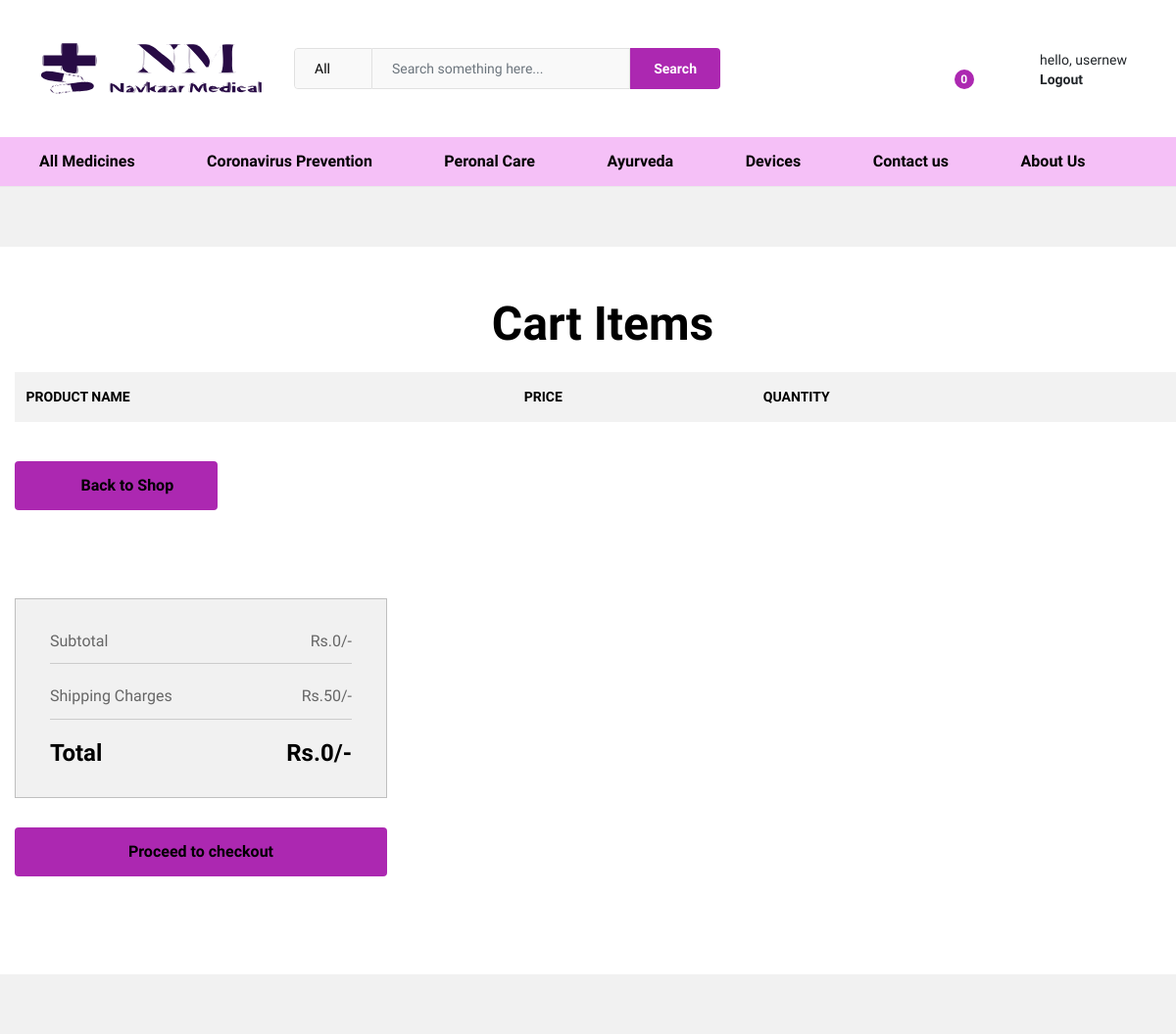
/cart (signed in, upper part), run on an earlier commit of the app's database.
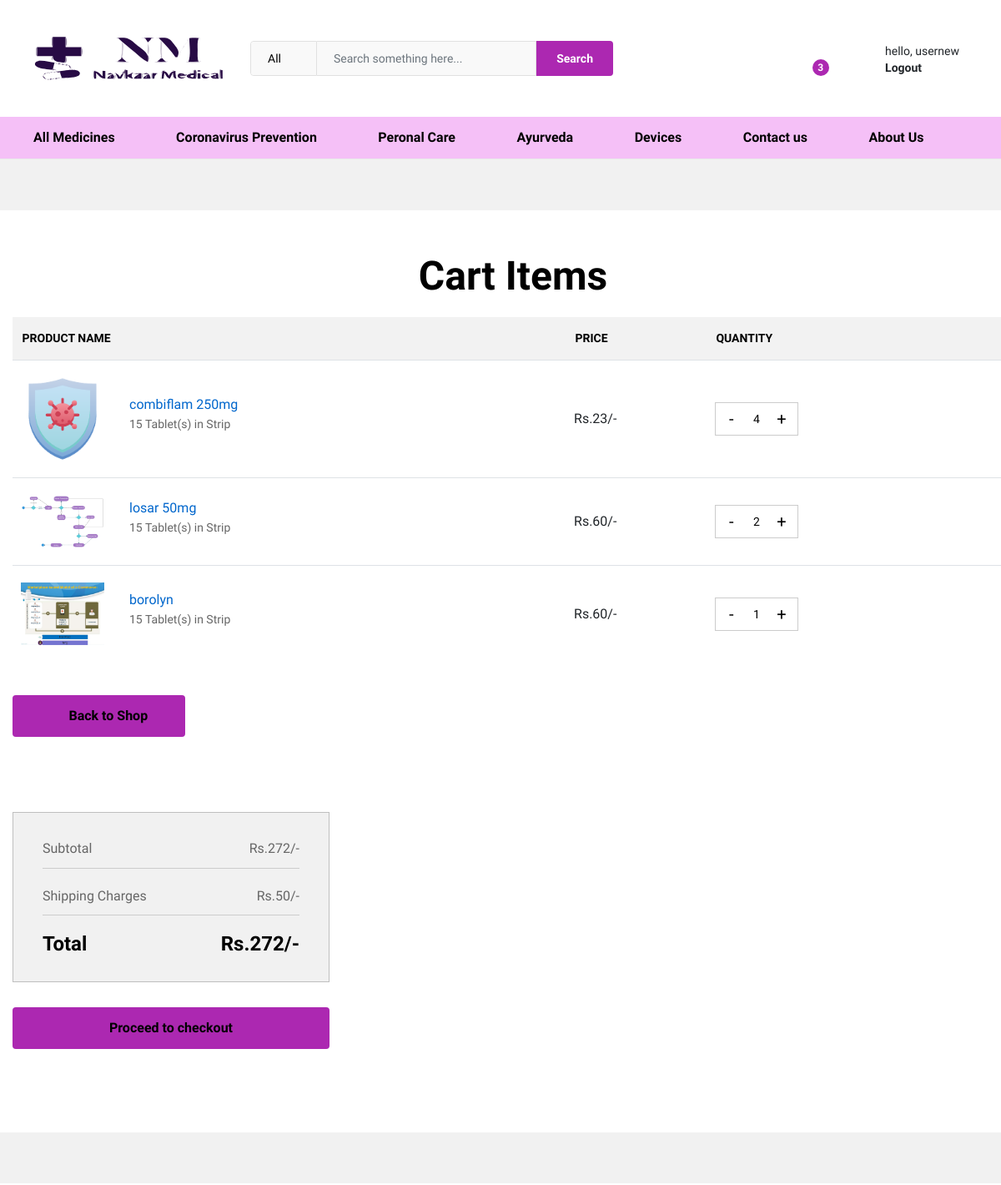
And on a later commit of the database.
### main/models.py (models this page shows, shortened)
class cart(models.Model):
    cus_id=models.ForeignKey(User,on_delete=models.CASCADE)
    product_id=models.ForeignKey(product, on_delete=models.CASCADE)
    quantity = models.IntegerField()
    def __str__(self):
        return self.cus_id.first_name

class product(models.Model):
    medicinename=models.CharField(max_length=40)
    productdescription=models.TextField(default="NULL",null=True)
    keyingr=models.TextField(default="NULL",null=True)
    cat_id=models.ForeignKey(product_category, on_delete=models.CASCADE)
    prescriptiontype = (('T','True'),('F','False'))
    productpic = models.ImageField(null=True,blank=True ,upload_to = 'products')
    prescriptionreq = models.TextField(max_length=50, choices = prescriptiontype ,blank=True)
    mrp=models.IntegerField()
    medquantity=models.IntegerField()
    meduses=models.TextField(max_length=80, null=True, default="NULL")
    safetyinfo=models.TextField(default="NULL",null=True)
    brand=models.CharField(max_length=100,null=True ,default="NULL")
    manufracturer=models.CharField(max_length=100 ,default="NULL", null=True)

### main/views.py (the view)
# urls.py: path("cart",views.cart1, name = 'cart'),
def cart1(request):
    user = request.user
    if user.is_authenticated:
        try:
            c = cart.objects.filter(cus_id = request.user)
        except:
            print("cart query not matched")
            c = None
        print(c)
        amount = 0
        cart_product = [p for p in cart.objects.all() if p.cus_id == request.user]
        for p in cart_product:
            tempamount = (p.quantity*p.product_id.mrp)
            amount+=tempamount
        totalpurchased = len(cart_product)
        data = {
            'totalpurchased':totalpurchased,
            'amount':amount
        }
        data['cart'] = c
        print(data['cart'])
        return render(request,'main/cart.html',data)
    else:
        return redirect('login')

### main/templates/main/cart.html (shortened to what this page needs)
{% extends "main/test.html" %}
{% load static %}
{% block mainblock %}
<div class="ps-breadcrumb">
    <div class="container">
    </div>
</div>
    <div class="ps-section--shopping ps-shopping-cart">
        <div class="container">
            <div class="ps-section__header">
                <h1>Cart Items</h1>
            </div>
            <div class="ps-section__content">
                <div class="table-responsive">
                    <table class="table ps-table--shopping-cart ps-table--responsive">
                        <thead>
                            <tr>
                                <th>Product name</th>
                                <th>PRICE</th>
                                <th>QUANTITY</th>
                                <th></th>
                            </tr>
                        </thead>
                        <tbody>
                            {% for i in cart %}
                            <tr>
                                <td data-label="Product">
                                    <div class="ps-product--cart">
                                        <div class="ps-product__thumbnail"><a href="{% url 'product_details' i.product_id.id %}"><img src="{{ i.product_id.productpic.url }}" alt=""></a></div>
                                        <div class="ps-product__content"><a href="{% url 'product_details' i.product_id.id %}">{{ i.product_id.medicinename }}</a>
                                            <p><strong>15 Tablet(s) in Strip</strong></p>
                                        </div>
                                    </div>
                                </td>
                                <td class="price" data-label="Price">Rs.{{ i.product_id.mrp }}/-</td>
                                <td data-label="Quantity">
                                    <div class="form-group--number">
                                        <button class="up" pid = {{i.product_id.id}}>+</button>
                                        <button class="down" pid = {{i.product_id.id}}>-</button>
                                        <input class="form-control" type="text" placeholder="{{ i.quantity }}" value="{{ i.quantity }}" id = "{{ i.product_id.id }}" name = "hellow">
                                    </div>
                                </td>
                                <td data-label="Actions"><a href="#" class="remove-cart" pid = {{i.product_id.id}}><i class="icon-cross"></i></a></td>
                            </tr>
                            {% endfor %}
                        </tbody>
                    </table>
                </div>
                <div class="ps-section__cart-actions"><a class="ps-btn" href="{% url 'home' %}"><i class="icon-arrow-left"></i> Back to Shop</a></div>
            </div>
            <div class="ps-section__footer">
                <div class="row">
                    <div class="col-xl-4 col-lg-4 col-md-12 col-sm-12 col-12 ">
                        <div class="ps-block--shopping-total">
                            <div class="ps-block__header">
                                <p>Subtotal <span id = "totalpurchased2"> Rs.{{ amount }}/-</span></p>
                            </div>
                            <div class="ps-block__header">
                                <p>Shipping Charges <span id = "totalpurchased2"> Rs.50/-</span></p>
                            </div>
                            <div class="ps-block__content">
                                <h3>Total <span id = "totalpurchased3">Rs.{{ amount }}/-</span></h3>
                            </div>
                        </div><a class="ps-btn ps-btn--fullwidth" href="{% url 'checkout' %}">Proceed to checkout</a>
                    </div>
                </div>
            </div>
        </div>
    </div>
<div class="ps-breadcrumb">
    <div class="container">
    </div>
</div>
{% endblock mainblock %}

### main/templates/main/test.html (shortened to what this page needs)
{% load static %}
<!DOCTYPE html>
<html lang="en">
<head>
    <link rel="stylesheet" href="{% static 'plugins/font-awesome/css/font-awesome.min.css' %}">
    <link rel="stylesheet" href="{% static 'fonts/Linearicons/Linearicons/Font/demo-files/demo.css' %}">
    <link rel="stylesheet" href="{% static 'plugins/bootstrap/css/bootstrap.min.css' %}">
    <link rel="stylesheet" href="{% static 'plugins/owl-carousel/assets/owl.carousel.min.css' %}">
    <link rel="stylesheet" href="{% static 'plugins/owl-carousel/assets/owl.theme.default.min.css' %}">
    <link rel="stylesheet" href="{% static 'plugins/slick/slick/slick.css' %}">
    <link rel="stylesheet" href="{% static 'plugins/nouislider/nouislider.min.css' %}">
    <link rel="stylesheet" href="{% static 'plugins/lightGallery-master/dist/css/lightgallery.min.css' %}">
    <link rel="stylesheet" href="{% static 'plugins/jquery-bar-rating/dist/themes/fontawesome-stars.css' %}">
    <link rel="stylesheet" href="{% static 'plugins/select2/dist/css/select2.min.css' %}">
    <link rel="stylesheet" href="{% static 'css/style.css' %}">
    <link rel="stylesheet" href="{% static 'css/medicine.css' %}">
</head>
<body>
<header class="header header--standard header--medicine" data-sticky="true">
    <div class="header__content">
        <div class="ps-container">
            <div class="header__content-left"><a class="ps-logo" href="{% url 'home' %}"><img src="{% static 'img/LOGO_3.svg' %}" alt="" width="800px" height="100px"></a>
            </div>
            <div class="header__content-center">
                <form id="search-form" class="ps-form--quick-search" autocomplete="off" action="{% url 'searched' %}" method="POST">
                    <div class="form-group--icon">
                        <select class="form-control">
                            <option value="1">All</option>
                        </select>
                    </div>
                    <input class="form-control" type="text" placeholder="Search something here..." name="product" id="search-input">
                    <br>
                    <button>Search</button>
                </form>
            </div>
            <div class="header__content-right">
                <div class="header__actions">
                    <div class="ps-cart--mini"><a class="header__extra" href="#"><i class="icon-bag2"></i><span id = "totalpurchased1"><i>{{totalpurchased}}</i></span></a>
                    </div>
                    <div class="ps-block--user-header">
                        <div class="ps-block__left"><div class="ps-block__left"><a href="{% url 'user_information' %}"><i class="icon-user"></i></a></div></div>
                        {% if user.is_authenticated %}
                        <div class="ps-block__right">
                            hello, {{ user.first_name }}
                            <a href="{% url 'logout' %}">
                                Logout
                            </a>
                        </div>
                        {% else %}
                        <div class="ps-block__right"><a href="{% url 'logReg' %}">Login</a><a href="{% url 'logReg' %}">Register</a></div>
                        {% endif %}
                    </div>
                </div>
            </div>
        </div>
    </div>
    <nav class="navigation">
        <div class="ps-container" >
            <ul class="menu menu--medicine">
                <li><a href="{% url 'categories' %}">All Medicines</a>
                </li>
                <li><a href="homepage-medicine.html">Coronavirus Prevention</a><span class="sub-toggle"></span>
                </li>
                <li><a href="{% url 'category' 3 %}">Peronal Care</a>
                </li>
                <li><a href="homepage-medicine.html">Ayurveda</a>
                </li>
                <li><a href="homepage-medicine.html">Devices</a>
                </li>
                <li><a href="{% url 'contactUs' %}">Contact us</a>
                </li>
                <li><a href="{% url 'aboutus' %}">About Us</a>
                </li>
            </ul>
        </div>
    </nav>
</header>
            {% block mainblock %}
            {% endblock mainblock %}
</body>
</html>

### static/css/medicine.css (style rules this page uses)
.header--medicine .header__extra span { background-color: #ac28b1; }
.header--medicine .header__extra span i { color: #fff; }
.header--medicine .ps-form--quick-search { max-width: 100%; width: 100%; }
.header--medicine .ps-form--quick-search .form-control { background-color: #f9f9f9; }
.header--medicine .ps-form--quick-search button { color: #fff; background-color: #ac28b1; }
.header--medicine .ps-container { display: flex; justify-content: space-between; align-items: center; }
.header--medicine .ps-container > * { flex-basis: 100%; }
.header--medicine .ps-container .header__content-center { max-width: 100%; }
.header--medicine .ps-container .header__content-right { max-width: 500px; }
.header--medicine .navigation { background-color: #f5c0f7; border-bottom: 1px solid #eaeaea; }
.header--medicine .menu--medicine { position: relative; font-weight: 900; }
.header--medicine .menu--medicine a { font-weight: 550; margin-left: 10px; margin-right: 10px; }
@media screen and (max-width: 1365px) { .header--medicine .ps-container .header__content-right { max-width: 500px; } }

What changed in the data, as far as the page shows it:
added cart: product_id.productpic (picture), product_id.medicinename "combiflam 250mg", product_id.mrp "23", hellow "4"
added cart: product_id.productpic (picture), product_id.medicinename "losar 50mg", product_id.mrp "60", hellow "2"
added cart: product_id.productpic (picture), product_id.medicinename "borolyn", product_id.mrp "60", hellow "1"
Also different on the page:
{{ totalpurchased }}: "0" → "3"
{{ amount }}: "0" → "272"
